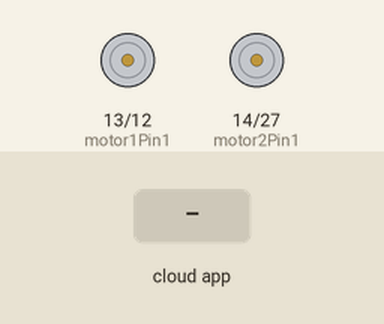
This sketch was run on a simulated ESP32. Parts: motor-driver pin pairs drawn as motors (green arrow = first pin HIGH = forward, orange = second pin HIGH = backward, longer = more drive). The inputs (shaded band) are chosen by the test bench. The RemoteXY app is connected; what the sketch prints to the serial monitor is not drawn.

Above: at 1.2 s.
1.3 s: the phone or cloud app sets up to 1
At 2.3 s:
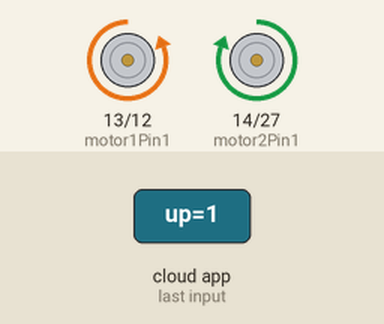
2.8 s: the phone or cloud app sets up to 0
At 3.5 s:
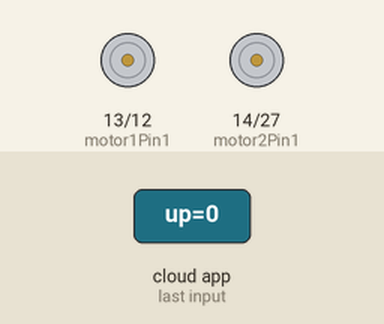
4.3 s: the phone or cloud app sets down to 1
At 4.6 s:
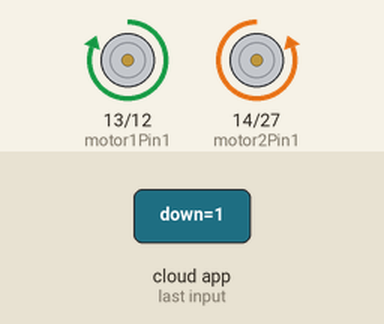
5.8 s: the phone or cloud app sets down to 0
At 6.9 s:
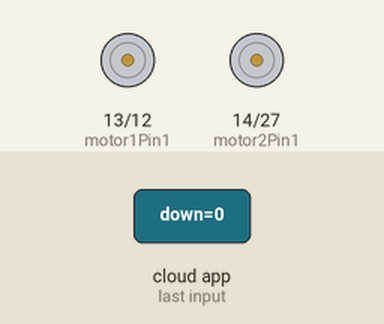
7.3 s: the phone or cloud app sets left to 1
At 8.1 s:
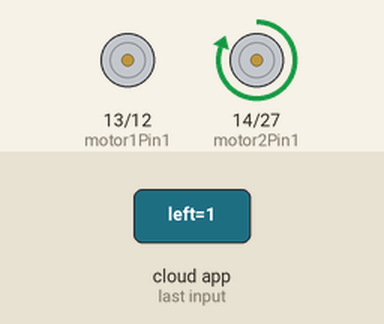
Timing chart, 0 to 9.8 s (numbered marks = the images above; inputs shaded):
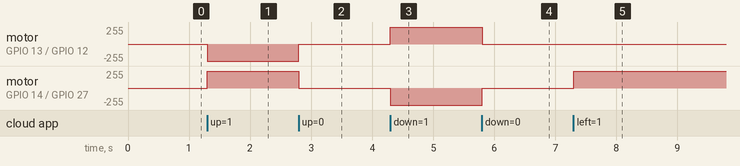

Measured:
- after the input at 1.3 s, motor on GPIO 13 (motor1Pin1) / GPIO 12 (motor1Pin2): stopped → backward 255/255 at once; motor on GPIO 14 (motor2Pin1) / GPIO 27 (motor2Pin2): stopped → forward 255/255 at once
- after the input at 2.8 s, motor on GPIO 13 (motor1Pin1) / GPIO 12 (motor1Pin2): backward 255/255 → stopped at once; motor on GPIO 14 (motor2Pin1) / GPIO 27 (motor2Pin2): forward 255/255 → stopped at once
- after the input at 4.3 s, motor on GPIO 13 (motor1Pin1) / GPIO 12 (motor1Pin2): stopped → forward 255/255 at once; motor on GPIO 14 (motor2Pin1) / GPIO 27 (motor2Pin2): stopped → backward 255/255 at once
- after the input at 5.8 s, motor on GPIO 13 (motor1Pin1) / GPIO 12 (motor1Pin2): forward 255/255 → stopped at once; motor on GPIO 14 (motor2Pin1) / GPIO 27 (motor2Pin2): backward 255/255 → stopped at once
- after the input at 7.3 s, motor on GPIO 14 (motor2Pin1) / GPIO 27 (motor2Pin2): stopped → forward 255/255 at once

The sketch:

bullet_car.ino
```cpp
// (licence header left out)
//////////////////////////////////////////////
//        RemoteXY include library          //
//////////////////////////////////////////////

// you can enable debug logging to Serial at 115200
//#define REMOTEXY__DEBUGLOG

// RemoteXY select connection mode and include library
#define REMOTEXY_MODE__ESP32CORE_BLE

#include <BLEDevice.h>

// RemoteXY connection settings
#define REMOTEXY_BLUETOOTH_NAME "bullet_car"
#define REMOTEXY_ACCESS_PASSWORD "1234"

const int motor1Pin1 = 13;  // L298N IN1
const int motor1Pin2 = 12;  // L298N IN2
const int motor2Pin1 = 14;  // L298N IN1
const int motor2Pin2 = 27;  // L298N IN2


#include <RemoteXY.h>

// RemoteXY GUI configuration
#pragma pack(push, 1)
uint8_t RemoteXY_CONF[] =   // 78 bytes
  { 255,4,0,0,0,71,0,19,0,0,0,99,111,110,116,114,111,108,0,31,
  1,106,200,1,1,4,0,1,39,35,24,24,0,2,31,85,80,0,1,40,
  76,24,24,0,2,31,68,79,87,78,0,1,11,55,24,24,0,2,31,76,
  69,70,84,0,1,68,56,24,24,0,2,31,82,73,71,72,84,0 };

// this structure defines all the variables and events of your control interface
struct {

    // input variables
  uint8_t up; // =1 if button pressed, else =0
  uint8_t down; // =1 if button pressed, else =0
  uint8_t left; // =1 if button pressed, else =0
  uint8_t right; // =1 if button pressed, else =0

    // other variable
  uint8_t connect_flag;  // =1 if wire connected, else =0

} RemoteXY;
#pragma pack(pop)

void setup() {
  RemoteXY_Init ();
  // put your setup code here, to run once:
  //setup pin mode
  pinMode(motor1Pin1, OUTPUT);
  pinMode(motor1Pin2, OUTPUT);
  pinMode(motor2Pin1, OUTPUT);
  pinMode(motor2Pin2, OUTPUT);
  Serial.begin(115200);
  Serial.println("Hello world!");
}

void loop() {
  RemoteXY_Handler ();
  // put your main code here, to run repeatedly:
  if (RemoteXY.up)
  {
    Serial.println("up!");
    // motor forward rotation
    digitalWrite(motor1Pin1, LOW);
    digitalWrite(motor1Pin2, HIGH);
    digitalWrite(motor2Pin1, HIGH);
    digitalWrite(motor2Pin2, LOW);
  }
  else if (RemoteXY.down)
  {
    Serial.println("down!");
    // motor backward rotation
    digitalWrite(motor1Pin1, HIGH);
    digitalWrite(motor1Pin2, LOW);
    digitalWrite(motor2Pin1, LOW);
    digitalWrite(motor2Pin2, HIGH);
  }
  else if (RemoteXY.left)
  {
    Serial.println("left!");
    digitalWrite(motor1Pin1, LOW);
    digitalWrite(motor1Pin2, LOW);
    digitalWrite(motor2Pin1, HIGH);
    digitalWrite(motor2Pin2, LOW);
  }
  else if (RemoteXY.right)
  {
    Serial.println("right!");
    digitalWrite(motor1Pin1, LOW);
    digitalWrite(motor1Pin2, HIGH);
    digitalWrite(motor2Pin1, LOW);
    digitalWrite(motor2Pin2, LOW);
  }
  else
  {
    digitalWrite(motor1Pin1, LOW);
    digitalWrite(motor1Pin2, LOW);
    digitalWrite(motor2Pin1, LOW);
    digitalWrite(motor2Pin2, LOW);
  }
}
```
